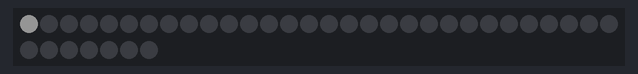
This program was run on a simulated STM32 Nucleo. Parts: 37 RGB LEDs in strip order, left to right, continuing on the next row. Dim RGB values are drawn brighter than linear.

Above: at 0.1 s.
At 7.3 s:
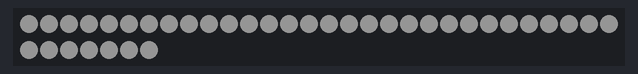
At 15.6 s:
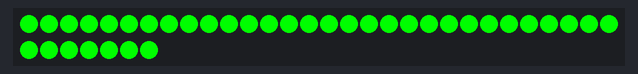
At 19.71 s:
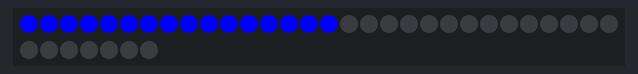
At 23.9 s:
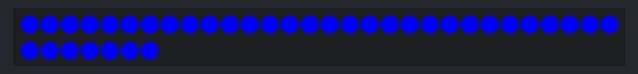
At 39.32 s:
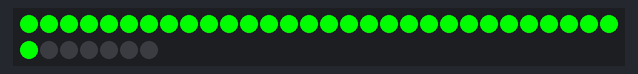

The program:

main.cpp
```cpp
#include <Adafruit_NeoPixel.h>
#include <Arduino.h>

#define PIN 8
#define NUMPIXELS 37

Adafruit_NeoPixel pixels =
    Adafruit_NeoPixel(NUMPIXELS, PIN, NEO_GRB + NEO_KHZ800);

int delayval = 200;
int lp_cnt = 0;
uint32_t tmp_color = pixels.Color(0, 0, 0);

void setup() {
  pinMode(8, OUTPUT);
  pixels.begin();
}

void loop() {
  if (lp_cnt % 3 == 0) {
    tmp_color = pixels.Color(20, 20, 20);
  } else if (lp_cnt % 3 == 1) {
    tmp_color = pixels.Color(0, 250, 0);
  } else if (lp_cnt % 3 == 2) {
    tmp_color = pixels.Color(0, 0, 250);
  }

  for (int i = 0; i < NUMPIXELS; i++) {
    pixels.setPixelColor(i, tmp_color);
    pixels.show();
    delay(delayval); // Delay for a period of time (in milliseconds).
  }
  delay(500);

  for (int i = 0; i < NUMPIXELS; i++) {
    pixels.setPixelColor(i, pixels.Color(0, 0, 0));
    pixels.show();
    delay(3);
  }
  delay(delayval);
  lp_cnt++;
}
```
